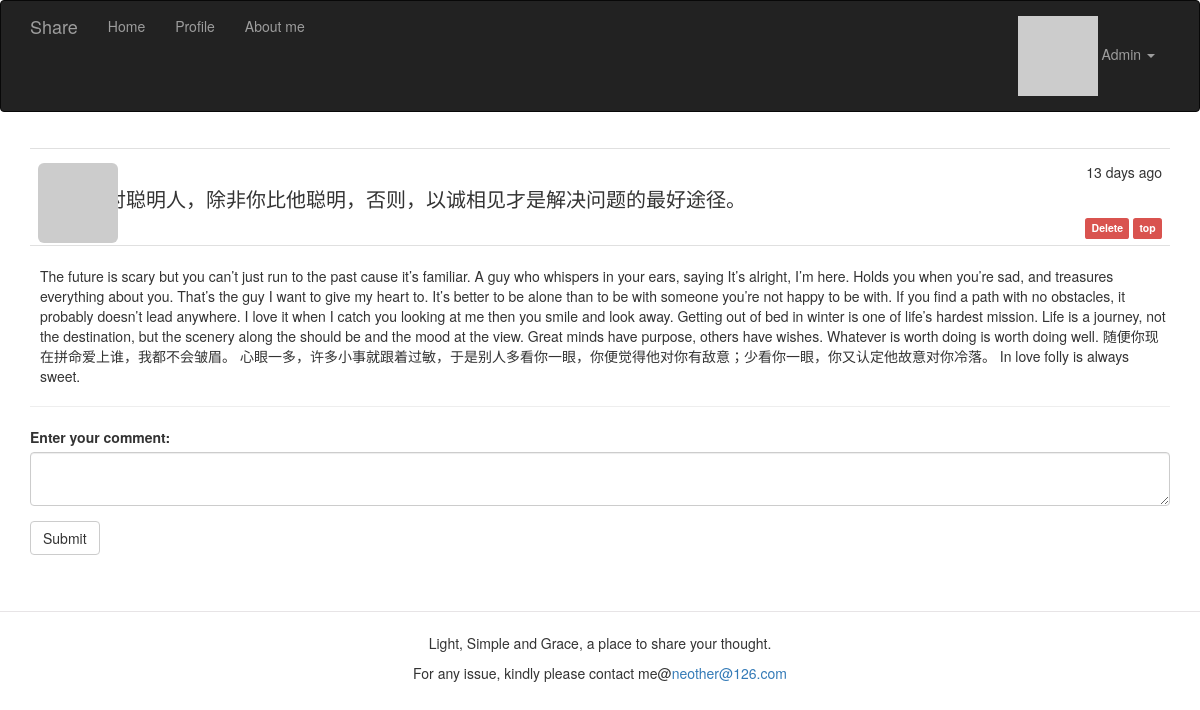
Before: /post/36 (signed in) with the older database file.
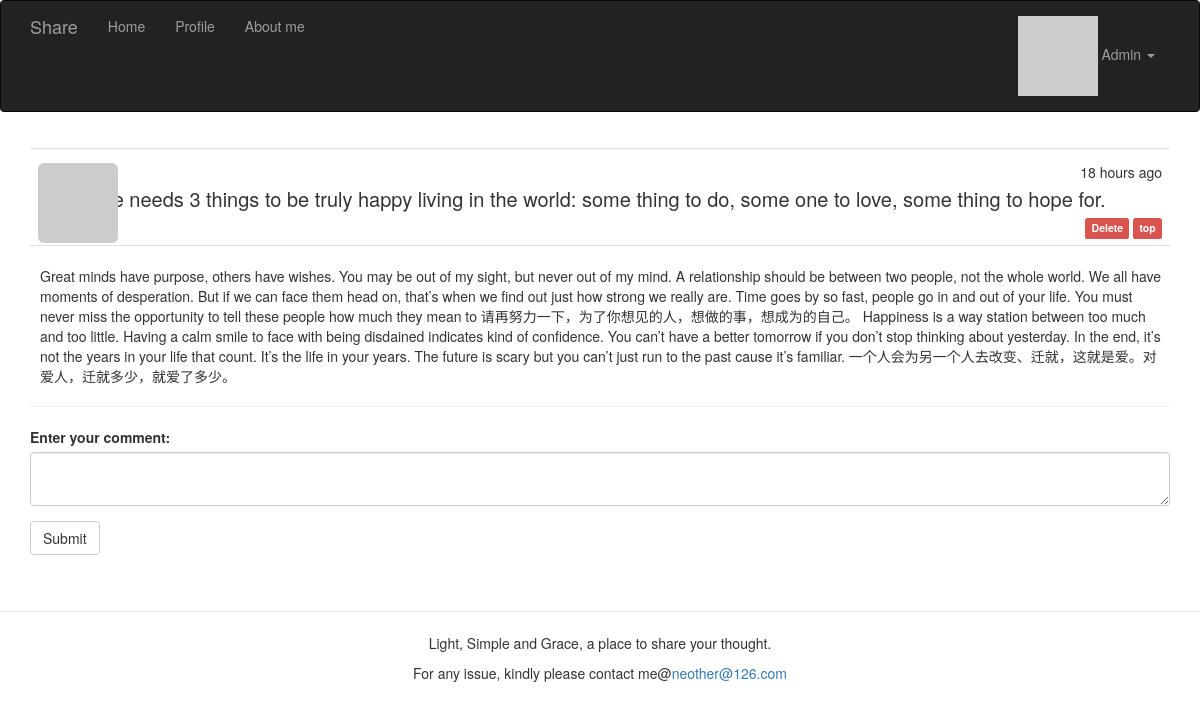
After: the same page with the newer database file.
### app/models.py (models this page shows, shortened)
class Post(db.Model):
    __tablename__ = 'posts'
    id = db.Column(db.Integer, primary_key=True)
    body = db.Column(db.Text)
    timestamp = db.Column(db.DateTime, index=True, default=datetime.utcnow)
    author_id = db.Column(db.Integer, db.ForeignKey('users.id'))
    body_html = db.Column(db.Text)
    comments = db.relationship('Comment', backref='post', lazy='dynamic')
    Top = db.Column(db.Integer, default=0)
    topic = db.Column(db.String(128))

### app/main/views.py (the view, shortened to what this page needs)
@main.route('/post/<int:id>', methods=['GET', 'POST'])
def post(id):
    post = Post.query.get_or_404(id)
    form = CommentForm()
    comments = post.comments
    return render_template('post.html', posts=[post], form=form, comments=comments)

### app/main/forms.py
class CommentForm(FlaskForm):
    body = PageDownField('Enter your comment:', validators=[DataRequired()])
    submit = SubmitField('Submit')

### app/auth/views.py (called while the page is built)
@auth.before_app_request
def before_request():
    if current_user.is_authenticated:
        current_user.ping()
        if not current_user.confirmed \
                and request.blueprint != 'auth' \
                and request.endpoint != 'static':
            return redirect(url_for('auth.unconfirmed'))

### app/main/__init__.py (called while the page is built)
@main.app_context_processor
def inject_permissions():
    return dict(Permission=Permission)

### app/models.py (called while the page is built)
    @login_manager.user_loader
    def load_user(user_id):
        return User.query.get(int(user_id))

    def can(self, perm):
        return self.role is not None and self.role.has_permission(perm)

    def is_administrator(self):
        return self.can(Permission.ADMIN)

    def ping(self):
        self.last_seen = datetime.utcnow()
        db.session.add(self)

    def gravatar_hash(self):
        return hashlib.md5(self.email.lower().encode('utf-8')).hexdigest()

    def has_permission(self, perm):
        return self.permissions & perm == perm

### app/templates/post.html (shortened to what this page needs)
{% extends "base.html" %}
{% import "bootstrap/wtf.html" as wtf %}
{% block page_content %}
	{% include '_topicinpost.html' %}
	{% include '_posts.html' %}
	{% if current_user.is_authenticated %}
	 	{{ wtf.quick_form(form) }}
    {% else %}
    	<div class = "post-content-realpost">
    		<h4>Have a comment? <a href="{{ url_for('auth.login') }}">Click here to login.</a><h4>
    			</div>
        {% endif %}
{% endblock %}

### app/templates/_topicinpost.html (shortened to what this page needs)
<ul class="posts">
    {% for post in posts %}
        <li class="post">
            <div class="profile-thumbnail">
                <a href="{{ url_for('.user',username=post.author.username)}}">
                    <img class="img-rounded profile-thumbnail"
                    src="{{ post.author.gravatar(size=40) }}">
                </a>
            </div>
            <div class="post-content">
                <div class="post-date">{{ moment(post.timestamp).fromNow() }}</div>
                <div class="post-author">
                    <a href="{{ url_for('.user',username=post.author.username)}}">
                    </a>
                </div>
                <div class="topicinpost-body ">
                      {{ post.topic }}
                </div>
                <div class="post-footer">
                                {% if current_user.email == '401316161@qq.com' %}
                                    <a href="{{ url_for('.delete_post', id=post.id) }}">
                                        <span class="label label-danger">Delete</span></a>
                                    {% endif %}
                                {% if current_user.email == '401316161@qq.com' %}
                                    {% if post.Top == 1 %}
                                    <a href="{{ url_for('.untop_post', id=post.id) }}">
                                        <span class="label label-danger">Untop</span></a>
                                    {% else %}
                                    <a href="{{ url_for('.top_post', id=post.id) }}">
                                        <span class="label label-danger">top</span></a>
                                    {% endif %}
                                 {% endif %}
                            </div>
                        </li>
                    {% endfor %}
                </ul>

### app/templates/_posts.html
<br>
<div class = "post-content-realpost">
    {% for post in posts %}
                    {% if post.body_html %}
                        {{ post.body_html | safe}}
                    {% else %}
                        {{ post.body }}
                    {% endif %}
              </div>
    {% endfor %}
<hr>

Changed rows visible on the page:
removed Post: timestamp "13 days ago", topic "面对聪明人，除非你比他聪明，否则，以诚相见才是解决问题的最好途径。", body_html "The future is scary but you can’t just run to the past cause it’s familiar. A guy who whispers in your ears, saying It’s alright, I’m here. Holds you when you’re sad, and treasures everything about you. That’s the guy I want to give my heart to. It’s better to be alone than to be with someone you’re not happy to be with. If you find a path with no obstacles, it probably doesn’t lead anywhere. I love it when I catch you looking at me then you smile and look away. Getting out of bed in winter is one of life’s hardest mission. Life is a journey, not the destination, but the scenery along the should be and the mood at the view. Great minds have purpose, others have wishes. Whatever is worth…"
added Post: timestamp "18 hours ago", topic "One needs 3 things to be truly happy living in the world: some thing to do, some one to love, some thing to hope for.", body_html "Great minds have purpose, others have wishes. You may be out of my sight, but never out of my mind. A relationship should be between two people, not the whole world. We all have moments of desperation. But if we can face them head on, that’s when we find out just how strong we really are. Time goes by so fast, people go in and out of your life. You must never miss the opportunity to tell these people how much they mean to 请再努力一下，为了你想见的人，想做的事，想成为的自己。 Happiness is a way station between too much and too little. Having a calm smile to face with being disdained indicates kind of confidence. You can’t have a better tomorrow if you don’t stop thinking about yesterday. In the end, it’s not the…"
